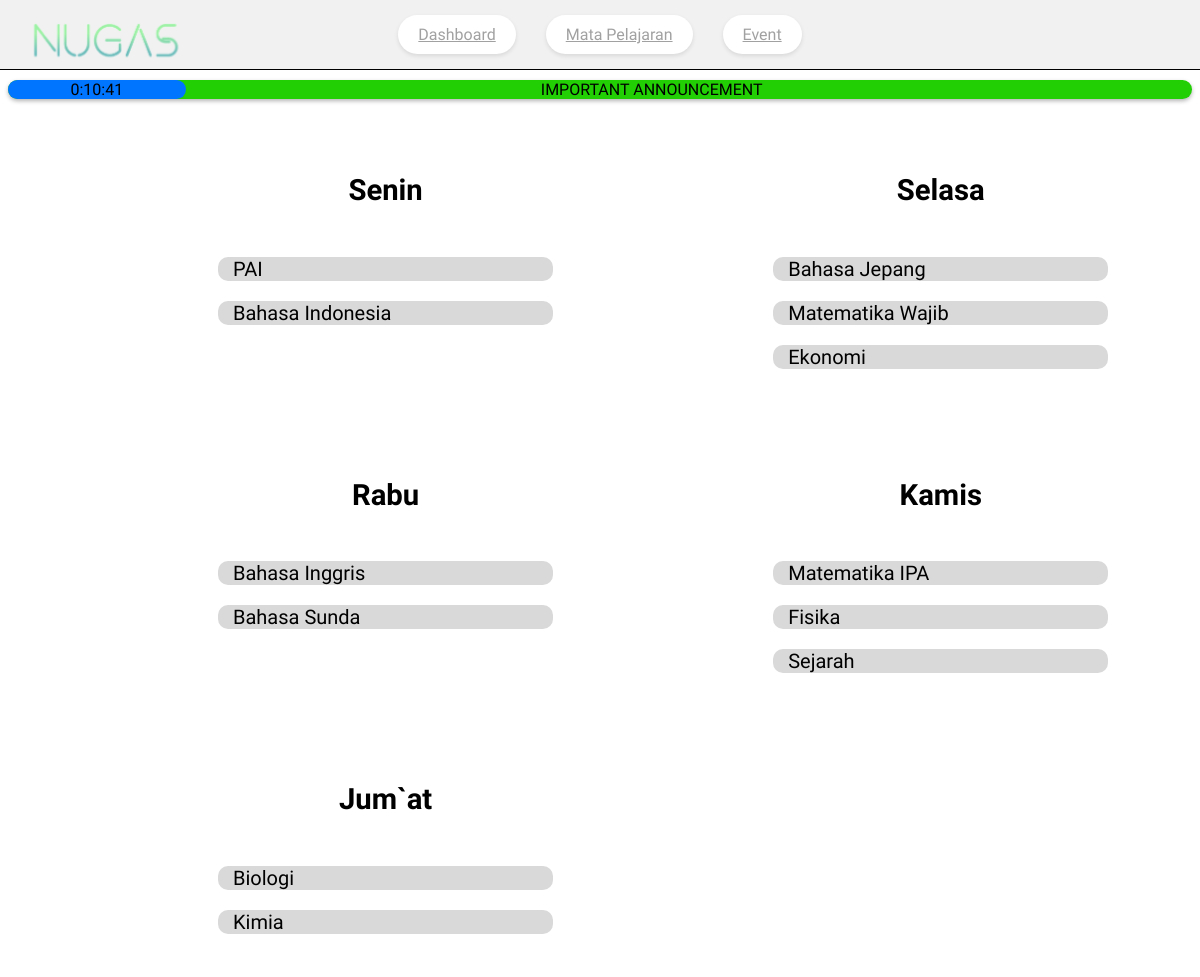
The app's page /guru/mapel.php (signed in) with its own data.
### tables this page shows
CREATE TABLE `kp_mapel` (
  `ID_kp` varchar(5) NOT NULL,
  `NIP` int(7) NOT NULL,
  `Nama` varchar(30) NOT NULL,
  `Jadwal_Kegiatan` varchar(10) NOT NULL
);

### guru/mapel.php (the view, shortened to what this page needs)
<?php
    include "../service/database.php";
?>
<!DOCTYPE html>
<html>
    <head>
        <link rel="stylesheet" href="styles/mapel.css">
        <link rel="stylesheet" href="https://cdnjs.cloudflare.com/ajax/libs/font-awesome/6.5.2/css/all.min.css" />
    </head>
    <body>
    <div class ="header">
        <div class="navbar">
            <div class="logo">
                <img src="../Assets/nugas.png" alt="Logo NUGAS" style="width: 150px;">
            </div>
            <div class="menu">
                <a href="homeguru.php">Dashboard</a>
                <a href="mapel.php">Mata Pelajaran</a>
                <a href="event.php">Event</a>
            </div>
            <div class="username" onclick="togglePenggunaContent()">
                <span><?php echo $_SESSION['username'] ?></span>
                <div class="logout-content">
                    <a href="../login-page/logout.php">Logout</a>
                </div>
            </div>
        </div>
    </div>
    <div class="announcement">
        <div class="time">
            <a id="realtime-clock">12:00</a>
        </div>
        <marquee><a id="announcement-text">IMPORTANT ANNOUNCEMENT</a></marquee>
    </div>
    <?php
        $sql = "SELECT jadwal_kegiatan FROM kp_mapel GROUP BY jadwal_kegiatan ORDER BY Jadwal_Kegiatan DESC ";
        $query = mysqli_query($db, $sql);
        if ($query) {
            while($hari = mysqli_fetch_array($query)){
                echo "<div class='contentkiri'>";
                echo "<div class='judulkiri'>";
                echo "<h3>".$hari['jadwal_kegiatan']."</h3>";
                echo "</div>";
                echo "<div class='isikiri'>";
                $nested_sql = "SELECT Nama FROM kp_mapel WHERE jadwal_kegiatan = '".$hari['jadwal_kegiatan']."'";
                $nested_query = mysqli_query($db, $nested_sql);
                if ($nested_query) {
                    while($hasil = mysqli_fetch_array($nested_query)){
                        echo "<p>".$hasil['Nama']."</p>";
                    }
                } else {
                    echo "<p>Error in nested query: " . mysqli_error($db) . "</p>";
                }
                echo "</div>";
                echo "</div>";
            }
        } else {
            echo "<p>Error in main query: " . mysqli_error($db) . "</p>";
        }
    ?>
    </body>
</html>

### guru/styles/mapel.css (style rules this page uses)
body { font-family: "Jockey One", sans-serif; }
.header { top: 0; left: 0; position: fixed; }
.logo img { position: fixed; top: 10px; left: 10px; z-index: 1000; justify-content: left; padding: 10px 20px; align-items: center; }
.navbar { background-color: white; width: 100%; display: flex; }
.menu { background-color: #f1f1f1; width: 100%; position: fixed; display: flex; justify-content: center; border-bottom: 1px solid black; }
.menu a { font-size: 16px; color: #a1a1a1; text-align: center; border-radius: 25px; padding: 10px 20px; box-shadow: 0 2px 4px rgba(0, 0, 0, 0.1); background-color: white; margin: 15px; }
.username { background-color: white; }
.announcement { border-radius: 10px; gap: 30%; background-color: #21CF04; box-shadow: 0 2px 4px rgba(0, 0, 0, 0.3); width: 100%; display: flex; margin-top: 80px; }
.time { border-radius: 10px; background-color: #0075FF; width: 15%; justify-content: center; align-items: center; display: flex; }
.contentkiri { height: auto; background-color: white; border-radius: 10px; margin: 45px 0px 0px 200px; width: 30%; display: inline-grid; }
.judulkiri { display: flex; font-size: 25px; }
.judulkiri h3 { width: 100%; display: flex; justify-content: center; }
.isikiri { padding: 0px 10px 15px; }
.isikiri p { width: auto; border-radius: 10px; display: flex; align-items: center; font-size: 20px; background-color: #D9D9D9; padding-left: 15px; }

### records on screen
kp_mapel: Nama "PAI"
kp_mapel: Nama "Bahasa Indonesia"
kp_mapel: Nama "Bahasa Jepang"
kp_mapel: Nama "Matematika Wajib"
kp_mapel: Nama "Ekonomi"
kp_mapel: Nama "Bahasa Inggris"
kp_mapel: Nama "Bahasa Sunda"
kp_mapel: Nama "Matematika IPA"
kp_mapel: Nama "Fisika"
kp_mapel: Nama "Sejarah"
kp_mapel: Nama "Biologi"
kp_mapel: Nama "Kimia"

### other values on screen
$hari['jadwal_kegiatan'] "Senin"
$hari['jadwal_kegiatan'] "Selasa"
$hari['jadwal_kegiatan'] "Rabu"
$hari['jadwal_kegiatan'] "Kamis"
$hari['jadwal_kegiatan'] "Jum`at"
